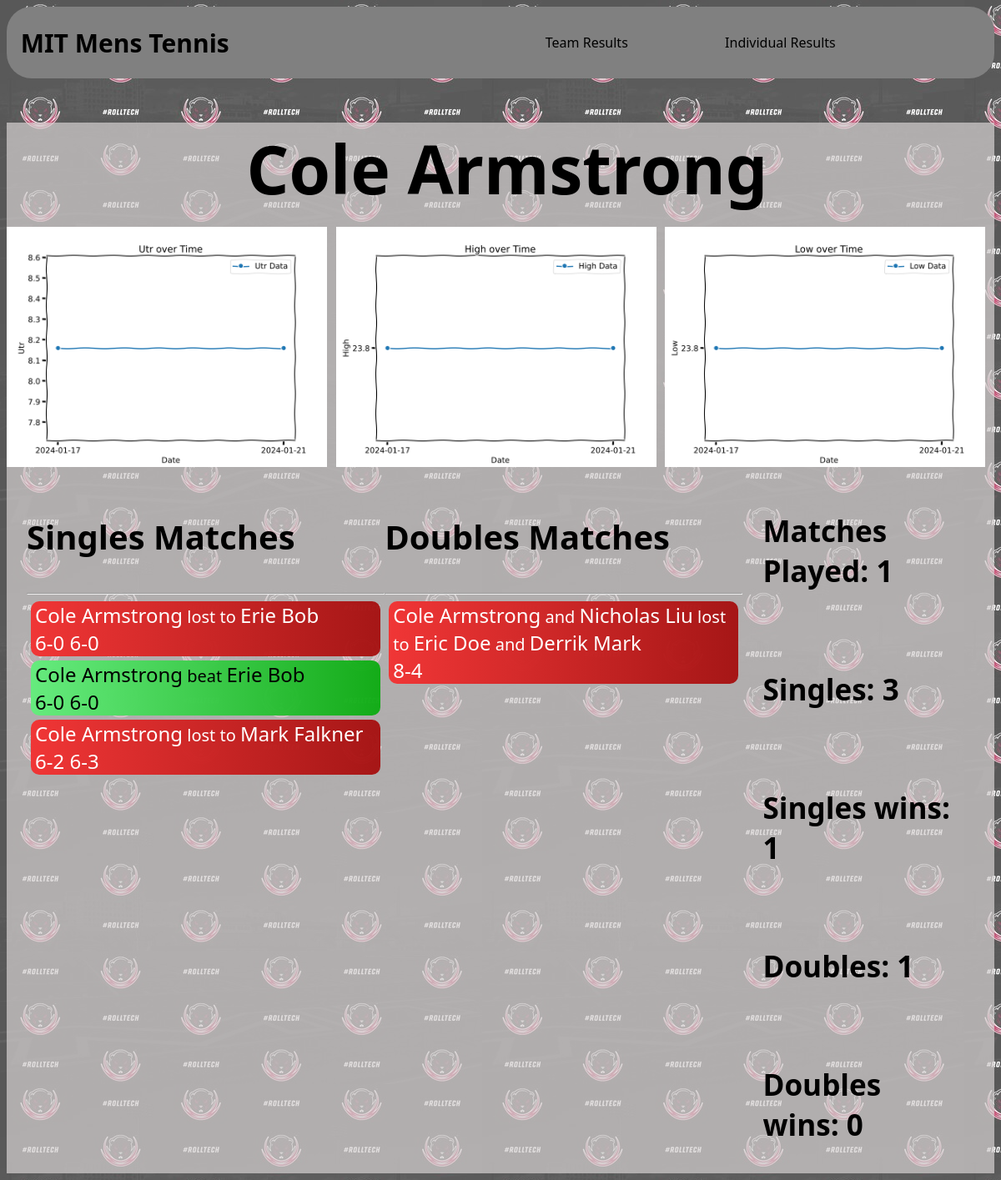
The page /profile/4/ on the database its author committed.
### base/models.py (models this page shows, shortened)
class Player(models.Model):
    url=models.URLField(default="")
    utrurl=models.URLField(default="")
    data = models.JSONField(default=list,null=True,blank=True)
    name = models.CharField(max_length=100)
    team = models.CharField(max_length=100)
    wins = models.PositiveBigIntegerField(default=0)
    game_played = models.PositiveBigIntegerField(default=0)
    def __str__(self):
        return self.name

class SinglesMatch(models.Model):
    day=models.DateField(auto_now_add=True,blank=True,null=True)
    duel = models.ForeignKey(Duel, on_delete=models.CASCADE, related_name='singles_matches',default="")
    win = models.BooleanField()
    player1=models.ForeignKey(Player, on_delete=models.CASCADE)
    player2=models.CharField(max_length=100)
    score = models.CharField(max_length=100)

class DoublesMatch(models.Model):
    duel = models.ForeignKey(Duel, on_delete=models.CASCADE, related_name='doubles_matches',default="")
    win = models.BooleanField()
    player1=models.ForeignKey(Player, related_name="player1", on_delete=models.CASCADE)
    player2=models.ForeignKey(Player, related_name="player2", on_delete=models.CASCADE)
    player3=models.CharField(max_length=100)
    player4=models.CharField(max_length=100)
    score = models.CharField(max_length=100)
    day=models.DateField(auto_now_add=True,blank=True,null=True)

### base/views.py (the view)
# urls.py: path("profile/<str:pk>/",views.profile,name="profile"),
def profile(request,pk):
    player=Player.objects.get(id=pk)
    utr_data = player.data
    high_data = player.data
    low_data = player.data
    utr_graph = generate_graph(utr_data, 'utr')
    high_graph = generate_graph(high_data, 'high')
    low_graph = generate_graph(low_data, 'low')
    singles_matches = SinglesMatch.objects.filter(player1=player)
    doubles_matches = DoublesMatch.objects.filter(Q(player1=player) | Q(player2=player))
    singles=len(singles_matches)
    doubles=len(doubles_matches)
    singles_wins = len(SinglesMatch.objects.filter(Q(player1=player) & Q(win=True)))
    doubles_wins = len(DoublesMatch.objects.filter(Q(Q(player1=player) | Q(player2=player))&Q(win=True)))
    matches_played = len(singles_matches)+len(doubles_matches)
    context={'player':player,
             'singles_matches':singles_matches,
             "doubles_matches":doubles_matches,
             "doubles":doubles,
             "singles":singles,
             "singleswins":singles_wins,
             "doubleswins":doubles_wins,
             "matches_played":matches_played,
             'utr_graph': utr_graph,
            'high_graph': high_graph,
            'low_graph': low_graph,
             }
    return render(request,'base/profile.html',context)

### base/views.py (called while the page is built)
def generate_graph(data, attribute):
    matplotlib.use('Agg')
    sorted_data = sorted(data, key=lambda x: datetime.strptime(x['date'], '%Y-%m-%d'))
    dates = [entry['date'] for entry in sorted_data]
    values = [entry[attribute] for entry in sorted_data]
    font_family = 'Arial'
    with plt.xkcd():
        plt.rcParams['font.family'] = font_family
        plt.figure(figsize=(8, 6))
        plt.plot(dates, values, marker='o', linestyle='-', label=f'{attribute.capitalize()} Data')
        plt.xlabel('Date')
        plt.ylabel(attribute.capitalize())
        plt.title(f'{attribute.capitalize()} over Time')
        plt.legend()
        graph_image = BytesIO()
        plt.savefig(graph_image, format='png')
        graph_image.seek(0)
        encoded_image = base64.b64encode(graph_image.read()).decode('utf-8')
        plt.close()
    return encoded_image

### base/templates/base/profile.html (shortened to what this page needs)
{% extends 'main.html' %} {% block content %} {% include 'base/navbar.html' %}
<div class="backgrnd">
  <div class="profilestyle">
    <h1 class="pt">{{player.name}}</h1>
    <div class="graphs">
      <div class="graph">
        <img
          alt="UTR Graph"
          class="graphimg"
        />
      </div>
      <div class="graph">
        <img
          alt="High Graph"
          class="graphimg"
        />
      </div>
      <div class="graph">
        <img
          alt="Low Graph"
          class="graphimg"
        />
      </div>
    </div>
    <div class="matches">
      <div>
        <h3 class="titlemw">Singles Matches</h3>
        <hr />
        {% for i in singles_matches%}
        <div>
          {% if i.win %}
          <p class="descw">
            <span class="spec">{{i.player1}}</span> beat
            <span class="spec">{{i.player2}}</span><br />
            <span class="spec">{{i.score}}</span>
          </p>
          {% else %}
          <p class="descl">
            <span class="spec">{{i.player1}}</span> lost to
            <span class="spec">{{i.player2}}</span><br />
            <span class="spec">{{i.score}}</span>
          </p>
          {% endif %}
        </div>
        {% endfor %}
      </div>
      <div>
        <h3 class="titlemw">Doubles Matches</h3>
        <hr />
        {% for i in doubles_matches%}
        <div>
          {% if i.win %}
          <p class="descw">
            <span class="spec">{{i.player1}}</span> and
            <span class="spec">{{i.player2}}</span> beat
            <span class="spec">{{i.player3}}</span> and
            <span class="spec">{{i.player4}}</span><br />
            <span class="spec">{{i.score}}</span>
          </p>
          {% else %}
          <p class="descl">
            <span class="spec">{{i.player1}}</span> and
            <span class="spec">{{i.player2}}</span> lost to
            <span class="spec">{{i.player3}}</span> and
            <span class="spec">{{i.player4}}</span><br />
            <span class="spec">{{i.score}}</span>
          </p>
          {% endif %}
        </div>
        {% endfor %}
      </div>
      <div class="stats">
        <div>
          <h3>Matches Played: {{player.game_played}}</h3>
        </div>
        <div>
          <h3>Singles: {{singles}}</h3>
        </div>
        <div>
          <h3>Singles wins: {{singleswins}}</h3>
        </div>
        <div>
          <h3>Doubles: {{doubles}}</h3>
        </div>
        <div>
          <h3>Doubles wins: {{doubleswins}}</h3>
        </div>
      </div>
    </div>
  </div>
</div>
{% endblock content %}

### static/styles/main.css (style rules this page uses)
body { font-family: 'Segoe UI', Tahoma, Geneva, Verdana, sans-serif; color: black; background-image: url('/static/images/mitath.jpg'); background-repeat: repeat; overflow-x: hidden; }
.backgrnd { background-color: rgba(211, 208, 208, 0.463); height: auto; }
.profilestyle { height: 100%; background-color: rgba(211, 208, 208, 0.463); }
.pt { padding-bottom: 2vh; display: flex; align-items: center; justify-content: center; width: 100vw; font-size: 80px; margin-bottom: 0; }
.matches { flex-wrap: wrap; display: grid; grid-template-columns: 1fr 1fr 0.6fr; justify-content: center; padding-top: 3vh; padding-left: 2vw; width:93vw; }
.titlemw { font-size: 40px; }
.descw { font-size: 20px; color: black; background-image: linear-gradient(to right,rgb(102, 235, 126), rgba(10, 171, 15, 0.941)); border-radius: 10px; margin: 5px; padding-left: 5px; padding-right: 5px; }
.descl { font-size: 20px; color: white; background-image: linear-gradient(to right,rgb(240, 54, 54), rgba(165, 13, 13, 0.941)); border-radius: 10px; margin: 5px; padding-left: 5px; padding-right: 5px; }
.spec { font-size: larger; }
.stats { padding-left: 2vw; display: grid; grid-template-rows: 1fr 1fr 1fr 1fr 1fr; font-size: 30px; justify-content: center; align-items: center; }
hr { color: black; }
.graphs { display: grid; grid-template-columns: 1fr 1fr 1fr; padding-bottom: 5vh; }
.graphimg { width: 32vw; }
.graph { width:20vw; height: 20vw; }

### rows shown on the page
Player: name "Cole Armstrong", game_played "1"
SinglesMatch: player1 "Cole Armstrong", player2 "Erie Bob", score "6-0 6-0"
SinglesMatch: player1 "Cole Armstrong", player2 "Erie Bob", score "6-0 6-0"
SinglesMatch: player1 "Cole Armstrong", player2 "Mark Falkner", score "6-2 6-3"
DoublesMatch: player1 "Cole Armstrong", player2 "Nicholas Liu", player3 "Eric Doe", player4 "Derrik Mark", score "8-4"

### other values the page prints
{{ singles }} "3"
{{ singleswins }} "1"
{{ doubles }} "1"
{{ doubleswins }} "0"
